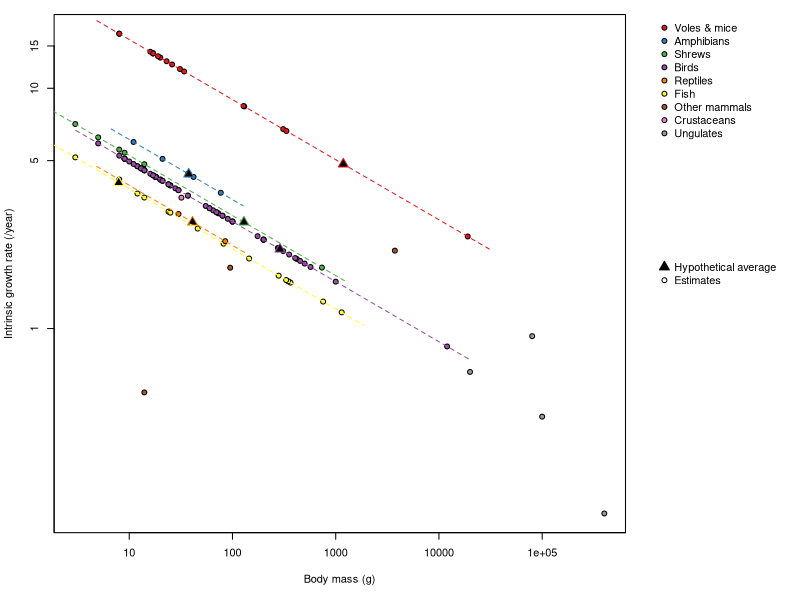

Here is the R script that generated this plot: (Note: this script raises an error after producing the figure.)
# In this script, we estimate the intrinsic growth rates of prey species from various groups (voles and mices, amphibians, shrews, moles, birds, reptiles, ungulates).

rm(list=ls(all=TRUE))

library(RColorBrewer)

ALPHA <- 0.75 # scaling parameter (3/4 power law)

# define working directory
DAT_DIR <- "../../Data/BPF_Data"
WK_DIR <- "../../Data/ProcessedData"
PAR_DIR <- "../../Parameterisation/OutputTables"

# load data
setwd(WK_DIR)
SpQuantities <- read.csv("SpDensitySeasonsFinal.csv", header = TRUE, stringsAsFactors = FALSE)

PreyList <- sort(SpQuantities$Taxon[SpQuantities$Trophic_level == "Prey"])
PredList <- sort(SpQuantities$Taxon[SpQuantities$Trophic_level == "Predator"])

# verify order of species
SpQuantities <- SpQuantities[match(c(PredList, PreyList), SpQuantities$Taxon),]

# creating and initiating a data frame compilling parameters tuning species growth and mortality
PopParam <- subset(SpQuantities, select = c(Taxon, Clade, Trophic_level, Body_mass))
PopParam$R <- NA; PopParam$BETA <- NA  # i.e. intrinsic growth rate (prey), intraspecific competition (prey)
PopParam$M <- NA; PopParam$DD <- NA # i.e. baseline mortality rate (predator), density-dependent mortality (predator)

# data for prey groups
IntrinsicGR_Clades <- data.frame(Clade = c("VolesMice", "Amphibians", "Shrews", "Birds", "Reptiles", "Fish"),
                                 NMaxJuv = c(250, 160, 30, 15, 30, NA)) # NMaxJuv is the maximum number of juveniles produced per breeding pair in spring-summer
IntrinsicGR_Clades$MeanR <- log((IntrinsicGR_Clades$NMaxJuv + 2) / 2)
IntrinsicGR_Clades$Slope <- NA

# Fish mean intrinsic growth rate
IntrinsicGR_Clades$MeanR[IntrinsicGR_Clades$Clade == "Fish"] <- 0.27*15

# a list of clades, for each we provide a data frame with taxa and index in PopParam
Clades <- vector("list", nrow(IntrinsicGR_Clades)); names(Clades) <- IntrinsicGR_Clades$Clade
# Voles/Mice
VolesMice <- which((PopParam$Clade == "Rodent") & (PopParam$Trophic_level == "Prey"))
VolesMice <- data.frame(Taxon = PopParam$Taxon[VolesMice], Index = VolesMice, stringsAsFactors = FALSE)
Clades$VolesMice <- VolesMice
# Amphibians
Amphibians <- which((PopParam$Clade == "Amphibian") & (PopParam$Trophic_level == "Prey"))
Amphibians <- data.frame(Taxon = PopParam$Taxon[Amphibians], Index = Amphibians, stringsAsFactors = FALSE)
Clades$Amphibians <- Amphibians
# Shrews
Shrews <- which((PopParam$Clade == "Shrew/Mole") & (PopParam$Taxon != "Talpa_europaea") & (PopParam$Trophic_level == "Prey"))
Shrews <- data.frame(Taxon = PopParam$Taxon[Shrews], Index = Shrews, stringsAsFactors = FALSE)
Clades$Shrews <- Shrews
# Birds
Birds <- c(grep("forme", PopParam$Clade), 
           which(((PopParam$Clade == "Bird") | (PopParam$Clade == "Passerine")) & (PopParam$Trophic_level == "Prey")))
Birds <- data.frame(Taxon = PopParam$Taxon[Birds], Index = Birds, stringsAsFactors = FALSE)
Clades$Birds <- Birds
# Reptiles
Reptiles <- which((PopParam$Clade == "Reptile") & (PopParam$Trophic_level == "Prey"))
Reptiles <- data.frame(Taxon = PopParam$Taxon[Reptiles], Index = Reptiles, stringsAsFactors = FALSE)
Clades$Reptiles <- Reptiles
# Fish
Fish <- which((PopParam$Clade == "Fish") & (PopParam$Trophic_level == "Prey"))
Fish <- data.frame(Taxon = PopParam$Taxon[Fish], Index = Fish, stringsAsFactors = FALSE)
Clades$Fish <- Fish

# for each prey group listed above, we estimate the parameter of body mass scaling, assuming the quater power law
# and then estimate r_k values for taxa on this basis
for (SpGroup in names(Clades)){
  MeanBodyMass <- mean(SpQuantities$Body_mass[!is.na(match(SpQuantities$Taxon, Clades[[SpGroup]]$Taxon))], na.rm = TRUE)
  if (SpGroup == "Fish"){
    MeanBodyMass <- 7.9
  }
  Slope <- log(IntrinsicGR_Clades$MeanR[IntrinsicGR_Clades$Clade == SpGroup]) - (ALPHA - 1) * log(MeanBodyMass)
  PopParam$R[Clades[[SpGroup]]$Index] <- round(exp(Slope) * SpQuantities$Body_mass[Clades[[SpGroup]]$Index] ^ (ALPHA - 1), 5)
  
  # save the reference values for plotting
  IntrinsicGR_Clades$MeanBodyMass[IntrinsicGR_Clades$Clade == SpGroup] <- MeanBodyMass
  IntrinsicGR_Clades$Slope[IntrinsicGR_Clades$Clade == SpGroup] <- Slope
}

# for ungulates, cf. Table 2.1 in Jedrzejewska and Jedrzejewski, 1998
PopParam$R[PopParam$Taxon == "Bison_bonasus"] <- 0.17
PopParam$R[PopParam$Taxon == "Capreolus_capreolus"] <- 0.66
PopParam$R[PopParam$Taxon == "Cervus_elaphus"] <- 0.43
PopParam$R[PopParam$Taxon == "Sus_scrofa"] <- 0.93

# for moles, cf. Table 2.14 in Jedrzejewska and Jedrzejewski, 1998
PopParam$R[PopParam$Taxon == "Talpa_europaea"] <- round(log((10+2)/2), 5) # (N_Juv)_max = 10/litter; 1 litter/female/y; N0 = 2; N1 = (N_Juv)_max; N1 = N0 e^r_k

# for bats, we take half the birth mass for Vespertilionidae family (Kunz and Fenton, 2005)
# In the calculation, we assume a 1:1 sex ratio in bats populations.
PopParam$R[PopParam$Taxon == "Undet._bats"] <- log((2 + 1.2*1.2)/2)
PopParam$R[PopParam$Taxon == "Undet._bats"] <- round(PopParam$R[PopParam$Taxon == "Undet._bats"], 5)

# for crayfish, we use observations from a study on eggs incubation (Policar et al, 2004).
# In outdoor conditions, they observed up to 137 stage 2 juveniles per female, and a survival of 47.2% at the end of the incubation period.
# In the calculation, we assume a 1:1 sex ratio in Astacus population.
PopParam$R[PopParam$Taxon == "Astacus_sp."] <- round(log((47.2*137/100 + 2) / 2), 5)

# for the brown hare (Lepus europaeus), we use the greatest number of juveniles (up to 14.5) produced per female per year
PopParam$R[PopParam$Taxon == "Lepus_europaeus"] <- round(log((14.5 + 2) / 2), 5)

# draw a plot
# pick a colour palette for the different clades
CladeCol <- brewer.pal(nrow(IntrinsicGR_Clades) + 3, "Set1"); names(CladeCol) <- c(as.character(IntrinsicGR_Clades$Clade), "Other mammals", "Crustaceans", "Ungulates")
names(CladeCol)[1] <- "Voles & mice"
# assign a colour to each species
PopParam$SpCol <- NA
for (SpGroup in 1:length(Clades)){
  PopParam$SpCol[Clades[[SpGroup]]$Index] <- CladeCol[SpGroup]
}
PopParam$SpCol[(PopParam$Taxon == "Lepus_europaeus") | (PopParam$Taxon == "Undet._bats") | (PopParam$Taxon == "Talpa_europaea")] <- CladeCol[SpGroup + 1]
PopParam$SpCol[PopParam$Taxon == "Astacus_sp."] <- CladeCol[SpGroup + 2]
PopParam$SpCol[PopParam$Clade == "Ungulate"] <- CladeCol[SpGroup + 3]

layout(matrix(c(1, 1, 1, 1, 2), 1, 5))
# the actual plot
par(mar = c(5, 4, 1, 1) + 0.1)
plot(log(PopParam$Body_mass), log(PopParam$R), pch = 21, bg = PopParam$SpCol,
     xlab = "Body mass (g)", ylab = "Intrinsic growth rate (/year)",
     xaxt = "n", yaxt = "n")
axis(1, at = log(10^seq(1, 6)), labels = 10^seq(1, 6))
axis(2, at = log(c(0.10, 1, 5, 10, 15)), labels = c(0.10, 1, 5, 10, 15))
# now add segments to highlight body mass scaling and reference mean species
for (SpGroup in names(Clades)){
  # we draw AB segments
  RangeBodyMass <- range(SpQuantities$Body_mass[Clades[[SpGroup]]$Index], na.rm = TRUE)
  A <- log(RangeBodyMass) + c(-1, 1) * 0.5 # coordinates of point A
  RangeIGR <- range(PopParam$R[Clades[[SpGroup]]$Index], na.rm = TRUE)
  B <- rev(log(RangeIGR)) + c(-1, 1) * (ALPHA-1) * 0.5 # coordinates of point B
  segments(A[1], B[1], A[2], B[2], lty = 2, col = CladeCol[which(names(Clades) == SpGroup)])
  points(log(IntrinsicGR_Clades$MeanBodyMass[IntrinsicGR_Clades$Clade == SpGroup]),
         log(IntrinsicGR_Clades$MeanR[IntrinsicGR_Clades$Clade == SpGroup]),
         pch = 24, col = CladeCol[which(names(Clades) == SpGroup)], bg = "black", cex = 1.5)
}

# the legend
par(mar = c(5, 1, 1, 1) + 0.1)
plot(1, 1, type = "n", axes = FALSE, xlab = NA, ylab = NA)
legend("topleft", legend = names(CladeCol), pch = 21, pt.bg = CladeCol, bty = "n")
legend("left", legend = c("Hypothetical average", "Estimates"), pch = c(24, 1), pt.bg = "black", bty = "n", pt.cex = c(1.5, 1))

setwd(PAR_DIR)
colnames(PopParam) <- c("Taxon", "Clade", "TrophicLevel", "BodyMass", "R", "BETA", "M", "DD", "SpCol")
write.csv(PopParam, file = "YearPopParam.csv", quote = FALSE, row.names = FALSE)
setwd(DAT_DIR)
write.csv(IntrinsicGR_Clades, file = "HypAverageIntrinsicGR.csv", quote = FALSE, row.names = FALSE)
